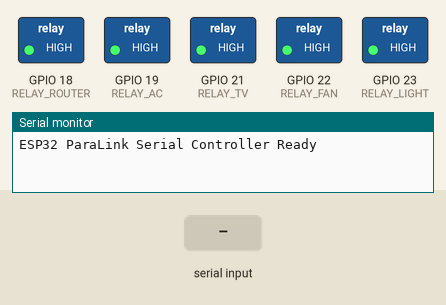
Simulated run of this sketch. Board: ESP32. Parts: switched loads named in the sketch (green lamp = pin HIGH), the last lines printed to the serial monitor. The inputs (shaded band) are chosen by the test bench.

Above: at 1.2 s.
1.3 s: "A" received over Serial
At 1.8 s:
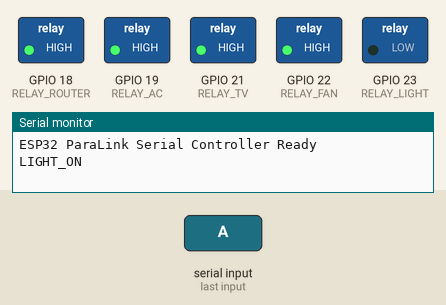
2.8 s: "B" received over Serial
At 4.0 s:
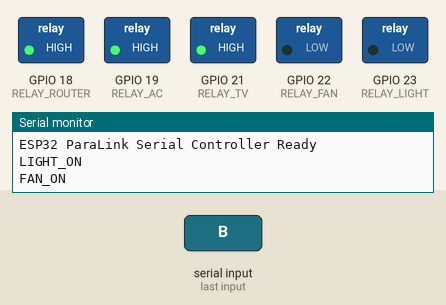
4.3 s: "a" received over Serial
At 5.3 s:
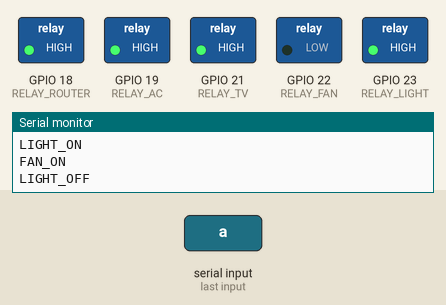
5.8 s: "C" received over Serial
At 6.5 s:
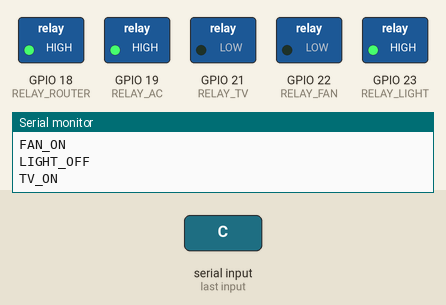
7.3 s: "b" received over Serial
At 7.6 s:
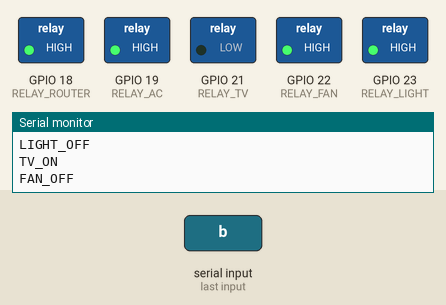
8.8 s: "D" received over Serial
At 9.9 s:
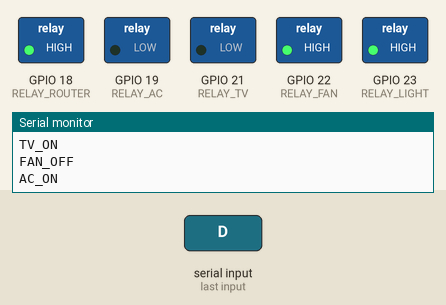
Timing chart, 0 to 11.3 s (numbered marks = the images above; inputs shaded):
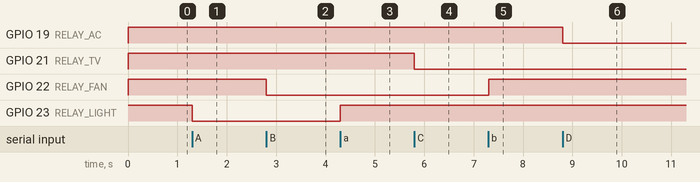

Measured:
- after the input at 1.3 s, GPIO 23 (RELAY_LIGHT): HIGH → LOW at once
- after the input at 2.8 s, GPIO 22 (RELAY_FAN): HIGH → LOW at once
- after the input at 4.3 s, GPIO 23 (RELAY_LIGHT): LOW → HIGH at once
- after the input at 5.8 s, GPIO 21 (RELAY_TV): HIGH → LOW at once
- after the input at 7.3 s, GPIO 22 (RELAY_FAN): LOW → HIGH at once
- after the input at 8.8 s, GPIO 19 (RELAY_AC): HIGH → LOW at once

The sketch:

esp32_serial_relay.ino
```cpp
/*
  ParaLink ESP32 Serial Relay Controller (Phase 2)
  ================================================
  Listens to the Serial port at 9600 baud for single-character commands
  from the Python backend to toggle GPIO relays.

  Hardware Map:
  - GPIO 23 -> Light Relay
  - GPIO 22 -> Fan Relay
  - GPIO 21 -> TV Relay
  - GPIO 19 -> AC Relay
  - GPIO 18 -> Router Relay (Optional)

  Command Map:
  - 'A' = Light ON    | 'a' = Light OFF
  - 'B' = Fan ON      | 'b' = Fan OFF
  - 'C' = TV ON       | 'c' = TV OFF
  - 'D' = AC ON       | 'd' = AC OFF
  - 'E' = Router ON   | 'e' = Router OFF
  - 'Z' = All ON      | 'z' = All OFF
*/

// Define Relay Pins
const int RELAY_LIGHT = 23;
const int RELAY_FAN = 22;
const int RELAY_TV = 21;
const int RELAY_AC = 19;
const int RELAY_ROUTER = 18;

void setup() {
  // 1. Initialize Serial Communication at 9600 baud
  Serial.begin(9600);

  // 2. Set pins as OUTPUT
  pinMode(RELAY_LIGHT, OUTPUT);
  pinMode(RELAY_FAN, OUTPUT);
  pinMode(RELAY_TV, OUTPUT);
  pinMode(RELAY_AC, OUTPUT);
  pinMode(RELAY_ROUTER, OUTPUT);

  // 3. Initialize all relays to OFF (HIGH or LOW depends on your relay module)
  // Assuming Active-LOW relays (LOW = ON, HIGH = OFF)
  // Change to LOW if you have Active-HIGH relays
  digitalWrite(RELAY_LIGHT, HIGH);
  digitalWrite(RELAY_FAN, HIGH);
  digitalWrite(RELAY_TV, HIGH);
  digitalWrite(RELAY_AC, HIGH);
  digitalWrite(RELAY_ROUTER, HIGH);

  Serial.println("ESP32 ParaLink Serial Controller Ready");
}

void loop() {
  // Check if there is incoming serial data
  if (Serial.available() > 0) {
    // Read the incoming character
    char incomingCommand = Serial.read();

    // Process the command
    switch (incomingCommand) {
      // --- LIGHT ---
      case 'A': digitalWrite(RELAY_LIGHT, LOW); Serial.println("LIGHT_ON"); break;
      case 'a': digitalWrite(RELAY_LIGHT, HIGH); Serial.println("LIGHT_OFF"); break;

      // --- FAN ---
      case 'B': digitalWrite(RELAY_FAN, LOW); Serial.println("FAN_ON"); break;
      case 'b': digitalWrite(RELAY_FAN, HIGH); Serial.println("FAN_OFF"); break;

      // --- TV ---
      case 'C': digitalWrite(RELAY_TV, LOW); Serial.println("TV_ON"); break;
      case 'c': digitalWrite(RELAY_TV, HIGH); Serial.println("TV_OFF"); break;

      // --- AC ---
      case 'D': digitalWrite(RELAY_AC, LOW); Serial.println("AC_ON"); break;
      case 'd': digitalWrite(RELAY_AC, HIGH); Serial.println("AC_OFF"); break;

      // --- ROUTER ---
      case 'E': digitalWrite(RELAY_ROUTER, LOW); Serial.println("ROUTER_ON"); break;
      case 'e': digitalWrite(RELAY_ROUTER, HIGH); Serial.println("ROUTER_OFF"); break;

      // --- ALL DEVICES ---
      case 'Z':
        digitalWrite(RELAY_LIGHT, LOW);
        digitalWrite(RELAY_FAN, LOW);
        digitalWrite(RELAY_TV, LOW);
        digitalWrite(RELAY_AC, LOW);
        digitalWrite(RELAY_ROUTER, LOW);
        Serial.println("ALL_ON");
        break;

      case 'z':
        digitalWrite(RELAY_LIGHT, HIGH);
        digitalWrite(RELAY_FAN, HIGH);
        digitalWrite(RELAY_TV, HIGH);
        digitalWrite(RELAY_AC, HIGH);
        digitalWrite(RELAY_ROUTER, HIGH);
        Serial.println("ALL_OFF");
        break;
    }
  }
}
```
